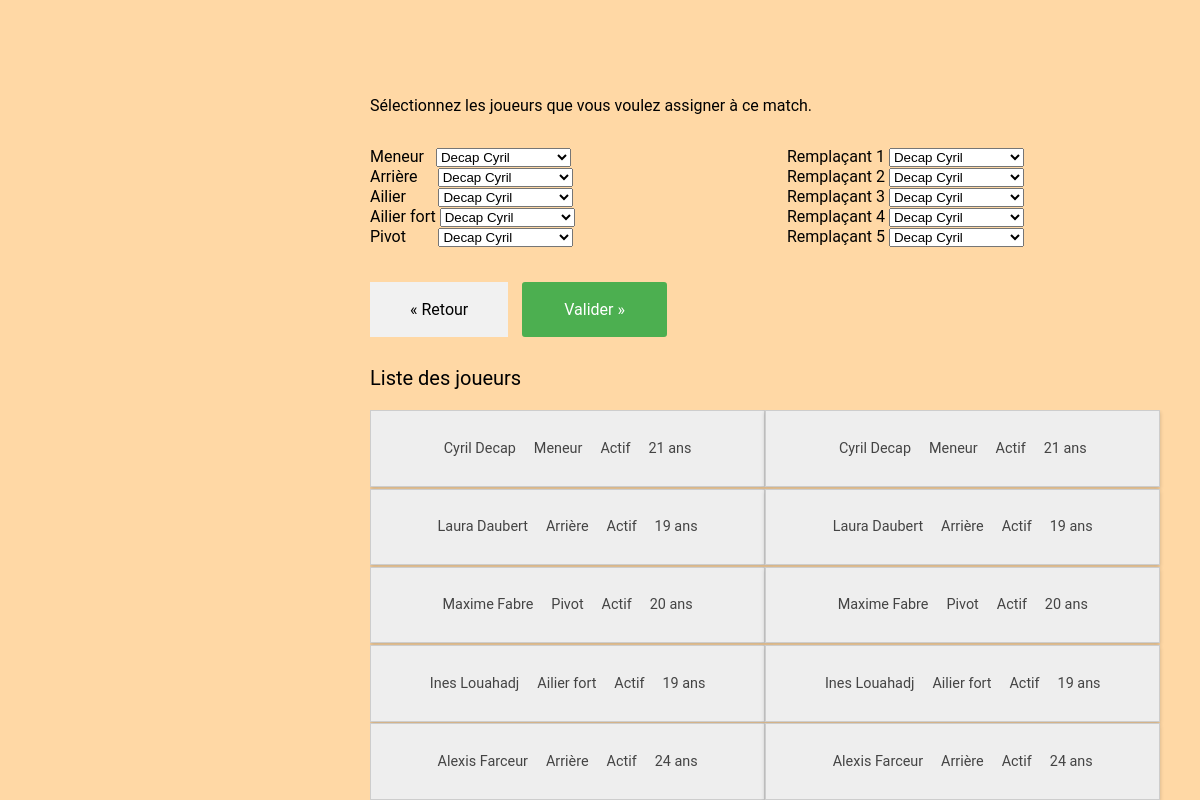
Screenshot of /assigner_joueurs.php (signed in) with the database file from the repository.
### tables this page shows
CREATE TABLE `joueur` (
  `numLicence` int(11) NOT NULL,
  `nom` varchar(50) NOT NULL,
  `prenom` varchar(50) NOT NULL,
  `photo` varchar(255) NOT NULL COMMENT 'Chemin de la photo',
  `dateNaissance` date NOT NULL,
  `taille` double DEFAULT NULL,
  `poids` double DEFAULT NULL,
  `postePrefere` tinyint(4) NOT NULL,
  `statut` tinyint(4) NOT NULL,
  `commentaire` varchar(250) DEFAULT NULL
);

### assigner_joueurs.php (the view, shortened to what this page needs)
<?php
require('Classes/Joueur.php');
?>
<!DOCTYPE html>
<html>
<head>
	<link rel="stylesheet" type="text/css" href="style.css">
	<link rel="stylesheet" href="https://cdnjs.cloudflare.com/ajax/libs/font-awesome/4.7.0/css/font-awesome.min.css">
</head>
<body>
    <?php
        $joueurs = Joueur::selectJoueursActif();
        $nbjoueurs = $joueurs->rowCount();
	?>
	<div class="content">
        <div class="formulaire">
            <p>Sélectionnez les joueurs que vous voulez assigner à ce match.</p>
            <form action="" method="post">
                <div class="affichage-joueurs-colg">
                    <?php
                    $poste = ["Meneur&nbsp;&nbsp;", "Arrière&emsp;", "Ailier&ensp;&ensp;&ensp;&nbsp;", "Ailier fort", "Pivot&emsp;&ensp;&nbsp;" ];
                    for ($i=0 ; $i < 5 ; $i++){
                        echo "$poste[$i] <select name = \"joueur$i\">";
                        $joueurs = Joueur::selectJoueursActif();
                        for($j = 0; $j < $nbjoueurs; $j++){
                            $joueurEnCours = $joueurs->fetch();
                            $numL = $joueurEnCours['numLicence'];
                            $nom = $joueurEnCours['nom']." ".$joueurEnCours['prenom'];
                            echo "<option value=\"$numL\" >$nom</option>";
                        }
                        echo '</select> <br />';
                    }
                    ?>
                </div>
                <div class="affichage-joueurs-cold">
                    <?php
                    for ($i=1 ; $i <= 5 ; $i++){
                        echo "Remplaçant $i <select name = \"remplacant$i\">";
                        $joueurs = Joueur::selectJoueursActif();
                        for($j = 0; $j < $nbjoueurs; $j++){
                            $joueurEnCours = $joueurs->fetch();
                            $numL = $joueurEnCours['numLicence'];
                            $nom = $joueurEnCours['nom']." ".$joueurEnCours['prenom'];
                            echo "<option value=\"$numL\" >$nom</option>";
                        }
                        echo '</select> <br />';
                    }
                    ?>
                    </select> <br />
                </div>
                <div class="boutons-assignation">
                <a href="matchs.php" class="bouton_retour">« Retour</a>
                <input type="submit" value="Valider &raquo;" class="valider-assignation-joueur">
                </div>
            </form>
        </div>
        <p class="affichage-titre">Liste des joueurs</p>
        <?php Joueur::affichageSansModif();?>
	</div>
</body>
</html>

### Classes/Joueur.php (shortened to what this page needs)
<?php
class Joueur
{
    public static function selectJoueursActif()
    {
        $linkpdo = connectPDO();
        $reqRecherche = $linkpdo->prepare('select * from Joueur where `statut` = 1');
        $reqRecherche->execute();
        return $reqRecherche;
    }
    public static function assignerStatut($st){
        switch ($st) {
            case 1 :
                $statut = 'Actif';
                break;
        }
        return $statut;
    }
    public static function assignerPoste($p){
        switch ($p){
            case 1 :
                $postePrefere = 'Meneur';
                break;
            case 2:
                $postePrefere = 'Arrière';
                break;
            case 4:
                $postePrefere = 'Ailier fort';
                break;
            case 5:
                $postePrefere = 'Pivot';
                break;
        }
        return $postePrefere;
    }
    public static function affichageSansModif(){
       echo "<div class=\"affichage-joueurs\">";
            echo "<div class=\"affichage-joueurs-colg\">";
                $joueurs = Joueur::selectJoueursActif();
                $nbjoueurs = $joueurs->rowCount();
                for($i=0; $i < $nbjoueurs/2; $i++) {
                    $joueurEnCours = $joueurs->fetch();
                    $statut = Joueur::assignerStatut($joueurEnCours['statut']);
                    $postePrefere= Joueur::assignerPoste($joueurEnCours['postePrefere']);
                    $age = round((time()-strtotime($joueurEnCours['dateNaissance']))/(3600*24*365));
                    echo "<div class=\"affichage-joueur\">
                        <button class=\"player-accordion\">
                            <div class=\"player-info\">".$joueurEnCours['prenom']." ".$joueurEnCours['nom']."</div>
                            <div class=\"player-info\">".$postePrefere."</div>
                            <div class=\"player-info\">".$statut."</div>
                            <div class=\"player-info\">".$age." ans</div>
                        </button>
                        <div class=\"player-panel\">
                            <p class=\"player-pinfo\">".$joueurEnCours['poids'].' kg'."</p>
                            <p class=\"player-pinfo\">".$joueurEnCours['taille'].' m'."</p>
                            <p class=\"player-pinfo\">".$joueurEnCours['commentaire']."</p>
                        </div>
                    </div>";
                }
            echo '</div>';
            echo "<div class=\"affichage-joueurs-cold\">";
                $joueurs = Joueur::selectJoueursActif();
                $nbjoueurs = $joueurs->rowCount();
                for($i=$nbjoueurs/2; $i < $nbjoueurs; $i++) {
                    $joueurEnCours = $joueurs->fetch();
                    $statut = Joueur::assignerStatut($joueurEnCours['statut']);
                    $postePrefere= Joueur::assignerPoste($joueurEnCours['postePrefere']);
                    $age = round((time()-strtotime($joueurEnCours['dateNaissance']))/(3600*24*365));
                    echo "<div class=\"affichage-joueur\">
                        <button class=\"player-accordion\">
                            <div class=\"player-info\">".$joueurEnCours['prenom']." ".$joueurEnCours['nom']."</div>
                            <div class=\"player-info\">".$postePrefere."</div>
                            <div class=\"player-info\">".$statut."</div>
                            <div class=\"player-info\">".$age." ans</div>
                        </button>
                        <div class=\"player-panel\">
                            <p class=\"player-pinfo\">".$joueurEnCours['poids'].' kg'."</p>
                            <p class=\"player-pinfo\">".$joueurEnCours['taille'].' m'."</p>
                            <p class=\"player-pinfo\">".$joueurEnCours['commentaire']."</p>
                        </div>
                    </div>";
                }
            echo '</div>';
        echo '</div>';
    }
}

### style.css (style rules this page uses)
body { margin : 0; font-family: 'Roboto', Helvetica; background-color: #FFD8A5; }
a { text-decoration: none; }
.content { margin-left: 350px; padding-left: 20px; }
.formulaire { position: relative; top: 5em; }
.formulaire input, .formulaire p { margin-bottom: 2em; }
.content input[type=submit] { font-family: 'Roboto', Helvetica; font-size: 1em; background-color: #4CAF50; border: solid 2px #4CAF50; border-radius: 3px; color: white; padding: 16px 40px; text-decoration: none; margin: 1em 2px; cursor: pointer; }
.bouton_retour { text-decoration: none; display: inline-block; padding: 18px 40px; background-color: #f1f1f1; margin-right : 0.5em; color: black; }
.affichage-titre { font-size : 20px; margin-top : 11.25%; }
.affichage-joueurs { width : 95.7%; overflow: auto; font-family: 'Roboto', Helvetica; }
.affichage-joueurs-colg, .affichage-joueurs-cold { display: inline-block; vertical-align: top; width: 49.75%; margin: auto; }
.player-accordion { font-family: 'Roboto', Helvetica; font-size: 0.9em; text-align: center; background-color: #eee; color: #444; cursor: pointer; padding: 2em 0.5em; width: 100%; border: 1px solid #CDCDCD; outline: none; transition: 0.4s; }
.affichage-joueur { margin-bottom: 0.1em; box-shadow: 0px 2px 4px 0px rgba(0,0,0,0.2); }
.player-info { display: inline; padding: 0.5em; }

### rows the page displays
joueur: prenom "Cyril", nom "Decap", postePrefere "Meneur", statut "Actif", dateNaissance "21"
joueur: prenom "Laura", nom "Daubert", postePrefere "Arrière", statut "Actif", dateNaissance "19"
joueur: prenom "Maxime", nom "Fabre", postePrefere "Pivot", statut "Actif", dateNaissance "20"
joueur: prenom "Ines", nom "Louahadj", postePrefere "Ailier fort", statut "Actif", dateNaissance "19"
joueur: prenom "Alexis", nom "Farceur", postePrefere "Arrière", statut "Actif", dateNaissance "24"

### other values shown
$poste[$i] "Meneur"
$poste[$i] "Arrière"
$poste[$i] "Ailier"
$poste[$i] "Ailier fort"
$poste[$i] "Pivot"
form field joueur0 "Decap Cyril"
form field joueur1 "Decap Cyril"
form field joueur2 "Decap Cyril"
form field joueur3 "Decap Cyril"
form field joueur4 "Decap Cyril"
form field remplacant1 "Decap Cyril"
form field remplacant2 "Decap Cyril"
form field remplacant3 "Decap Cyril"
form field remplacant4 "Decap Cyril"
form field remplacant5 "Decap Cyril"
